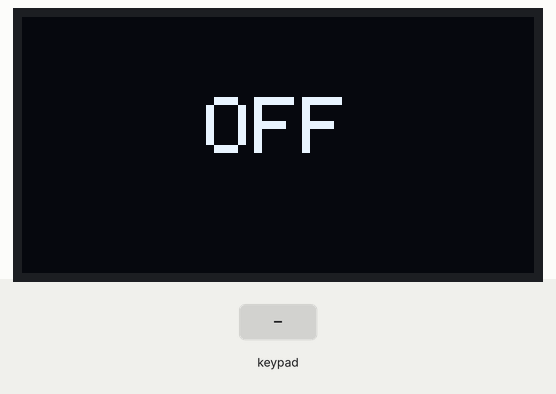
Bench run of a sketch on a simulated Arduino Uno, built with avr-gcc and run on an emulated ATmega328P. Parts: 128×64 one-colour display. The inputs (shaded band) are chosen by the test bench. What the sketch prints to the serial monitor is not drawn.

Above: at 1.2 s.
1.3 s: key 'P' pressed
At 2.5 s:
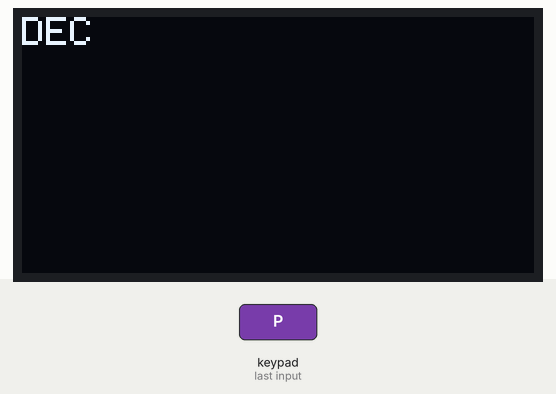
2.8 s: key 'X' pressed
At 3.9 s:
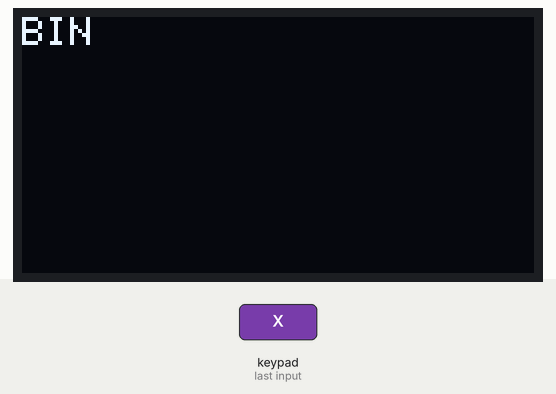
4.3 s: key 'O' pressed
At 4.9 s:
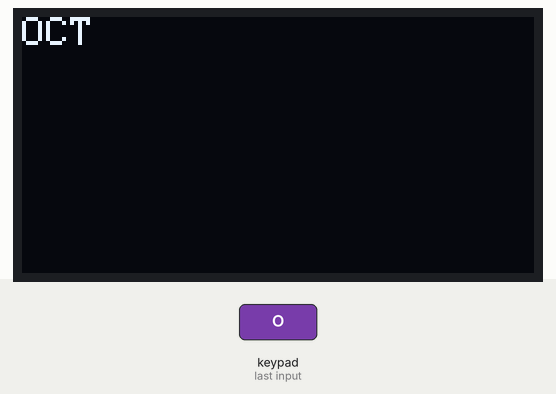
5.8 s: key 'H' pressed
At 6.2 s:
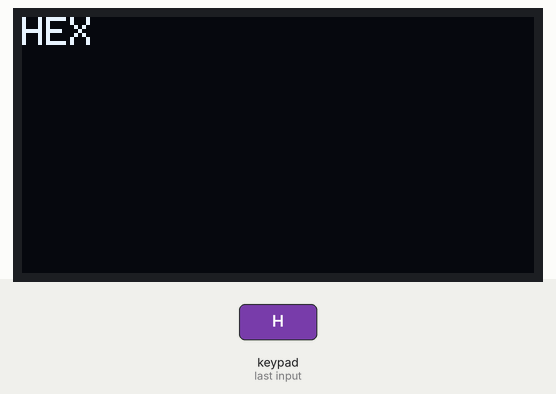
7.3 s: key 'A' pressed
At 8.4 s:
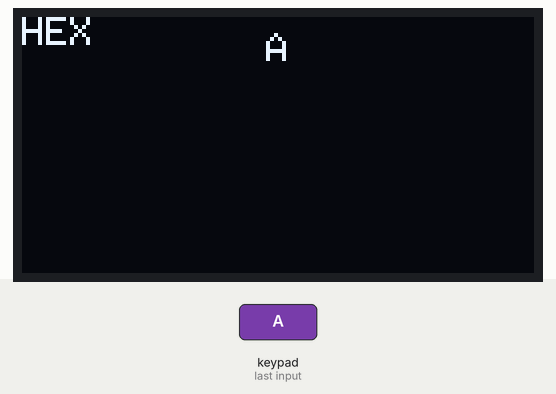
8.8 s: key 'B' pressed
At 9.8 s:
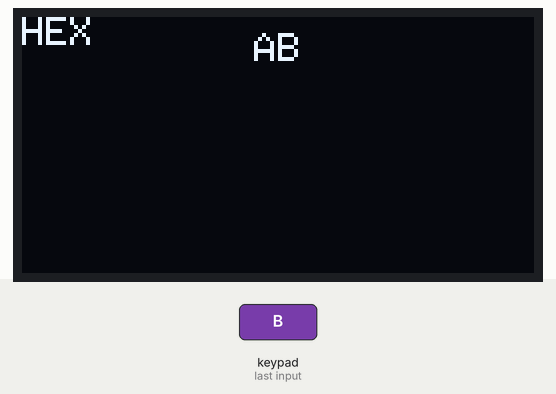
Timing chart, 0 to 11.3 s (numbered marks = the images above; inputs shaded):
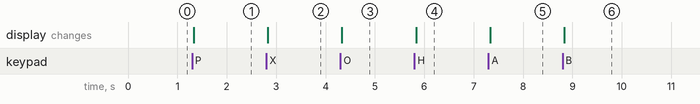

Measured:
- after the input at 1.3 s, the display: changes at once (image 1)
- after the input at 2.8 s, the display: changes at once (image 2)
- after the input at 4.3 s, the display: changes at once (image 3)
- after the input at 5.8 s, the display: changes at once (image 4)
- after the input at 7.3 s, the display: changes at once (image 5)
- after the input at 8.8 s, the display: changes at once (image 6)

The sketch:

basic_calc_bin_oct_hex.ino
```cpp
#include <Wire.h>
#include <Keypad.h>
#include <Adafruit_GFX.h>
#include <Adafruit_SSD1306.h>

// ---------------- OLED DISPLAY ----------------
#define SCREEN_WIDTH 128
#define SCREEN_HEIGHT 64
Adafruit_SSD1306 display(SCREEN_WIDTH, SCREEN_HEIGHT, &Wire);

// ---------------- 6x5 KEYPAD ----------------
const byte ROWS = 6;
const byte COLS = 5;

const char keys[ROWS][COLS] = {
  {'P', 'X', 'O', 'H', 'A'},   // X -> Binary mode
  {'(', ')', '%', 'L', 'B'},   // L -> Clear
  {'7', '8', '9', '+', 'C'},
  {'4', '5', '6', '-', 'D'},
  {'1', '2', '3', '*', 'E'},
  {'0', '.', '=', '/', 'F'}
};

byte rowPins[ROWS] = {2, 3, 4, 5, 6, 7};
byte colPins[COLS] = {8, 9, 10, 11, 12};

Keypad keypad = Keypad(makeKeymap(keys), rowPins, colPins, ROWS, COLS);

// ---------------- CONFIG ----------------
const uint8_t MAX_DIGITS = 13;
const uint8_t LINE_MARGIN = 10;
const uint8_t LINE_Y = 40;

// ---------------- CALCULATOR STATE ----------------
enum NumberMode { MODE_DEC, MODE_BIN, MODE_OCT, MODE_HEX };
NumberMode currentMode = MODE_DEC;

String input = "0";
String fistInput = "0";

double firstNumber = 0;
double secondNumber = 0;
double lastResult = 0;

char operation = '\0';
bool enteringSecondNumber = false;
bool resultDisplayed = false;
bool calculatorOn = false;

// ===============================================================
// ----------------------- MODE SWITCH ---------------------------
// ===============================================================
void toggleMode(NumberMode target) {
  if (currentMode == target) {
    currentMode = MODE_DEC;
  } else {
    currentMode = target;
  }

  input = "";
  enteringSecondNumber = false;
  operation = '\0';
  resultDisplayed = false;

  updateDisplay();
}

// ===============================================================
// ---------------------- CONVERSION HELPERS ---------------------
// ===============================================================
unsigned long parseInputNumber(String v) {
  switch (currentMode) {
    case MODE_DEC: return strtoul(v.c_str(), NULL, 10);
    case MODE_BIN: return strtoul(v.c_str(), NULL, 2);
    case MODE_OCT: return strtoul(v.c_str(), NULL, 8);
    case MODE_HEX: return strtoul(v.c_str(), NULL, 16);
  }
  return 0;
}

String toBaseString(unsigned long num) {
  switch (currentMode) {
    case MODE_DEC: return String(num, 10);
    case MODE_BIN: return String(num, 2);
    case MODE_OCT: return String(num, 8);
    case MODE_HEX: {
      String s = String(num, 16);
      s.toUpperCase();
      return s;
    }
  }
  return "";
}

// ===============================================================
// ---------------------- CALCULATION ----------------------------
// ===============================================================
double calculateResult() {
  switch (operation) {
    case '+': return firstNumber + secondNumber;
    case '-': return firstNumber - secondNumber;
    case '*': return firstNumber * secondNumber;
    case '/': return (secondNumber != 0) ? firstNumber / secondNumber : 0;
    default:  return firstNumber;
  }
}

// ===============================================================
// ------------------------ POWER OFF ----------------------------
// ===============================================================
void showPowerOff() {
  display.clearDisplay();
  display.setTextSize(2);
  display.setCursor(centerText("OFF", 2), 20);
  display.println("OFF");
  display.display();
}

// ===============================================================
// --------------------- FONT HELPERS ----------------------------
// ===============================================================
int getUnifiedFontSize(String a, String b) {
  int m = max(a.length(), b.length());
  // if (m <= 7) return 2;
  // if (m <= 10) return 1;
  return 1;
}

int centerText(String text, int size) {
  int16_t x, y;
  uint16_t w, h;
  display.setTextSize(size);
  display.getTextBounds(text, 0, 0, &x, &y, &w, &h);
  return (SCREEN_WIDTH - w) / 2;
}

// ===============================================================
// ----------------------- DISPLAY UPDATE ------------------------
// ===============================================================
void updateDisplay() {
  display.clearDisplay();

  // ---- Show MODE on top-left ----
  display.setTextSize(1);
  display.setCursor(0, 0);
  switch (currentMode) {
    case MODE_DEC: display.print("DEC"); break;
    case MODE_BIN: display.print("BIN"); break;
    case MODE_OCT: display.print("OCT"); break;
    case MODE_HEX: display.print("HEX"); break;
  }

  // ---------------------------
  // Montagem das 3 linhas
  // ---------------------------
  String topLine = "";
  String midLine = "";
  String resultLine = "";

  // Primeiro número (sempre aparece)
  topLine = fistInput;

  // Quando está digitando o primeiro número
  if (!enteringSecondNumber && !resultDisplayed)
    topLine = input;

  // Linha do operador + segundo número
  if (enteringSecondNumber) {
    midLine = String(operation);

    // Mostrar segundo número apenas se estiver sendo digitado
    if (input != "")
      midLine += " " + input;
  }

  // Resultado
  if (resultDisplayed)
    resultLine = toBaseString((unsigned long)lastResult);

  // ---------------------------
  // Desenho realmente na tela
  // ---------------------------
  int unifiedSize = 1;

  int yTop = 4;
  int yMiddle = 24;
  int yLine = 40;
  int yResult = 46;

  // Top line (first number)
  if (topLine != "") {
    display.setTextSize(unifiedSize);
    display.setCursor(centerText(topLine, unifiedSize), yTop);
    display.println(topLine);
  }

  // Middle line (operator + second number)
  if (midLine != "") {
    display.setTextSize(unifiedSize);
    display.setCursor(centerText(midLine, unifiedSize), yMiddle);
    display.println(midLine);
  }

  // Horizontal divider line (only when there's an operation)
  if (enteringSecondNumber || resultDisplayed) {
    int lineStartX = LINE_MARGIN;
    int lineEndX = SCREEN_WIDTH - LINE_MARGIN - 1;
    display.drawFastHLine(lineStartX, yLine, lineEndX - lineStartX + 1, SSD1306_WHITE);
  }

  // Result below the line
  if (resultLine != "") {
    int resultSize = getUnifiedFontSize(resultLine, "");
    display.setTextSize(resultSize);
    display.setCursor(centerText(resultLine, resultSize), yResult);
    display.println(resultLine);
  }

  display.display();
}

// ===============================================================
// ---------------------------- SETUP ----------------------------
// ===============================================================
void setup() {
  Serial.begin(9600);

  if (!display.begin(SSD1306_SWITCHCAPVCC, 0x3C)) {
    Serial.println("Display error");
    for (;;) ;
  }

  display.clearDisplay();
  display.setTextColor(SSD1306_WHITE);
  showPowerOff();
}

// ===============================================================
// ----------------------------- LOOP ----------------------------
// ===============================================================
void loop() {
  char key = keypad.getKey();
  if (!key) return;

  Serial.println(key);

  // ----- POWER BUTTON -----
  if (key == 'P') {
    calculatorOn = !calculatorOn;
    if (!calculatorOn) {
      showPowerOff();
    } else {
      input = "";
      firstNumber = 0;
      secondNumber = 0;
      lastResult = 0;
      operation = '\0';
      enteringSecondNumber = false;
      resultDisplayed = false;
      currentMode = MODE_DEC;
      updateDisplay();
    }
    delay(200);
    return;
  }

  if (!calculatorOn) return;

  // ----- MODE SWITCH -----
  if (key == 'X') { toggleMode(MODE_BIN); return; }
  if (key == 'O') { toggleMode(MODE_OCT); return; }
  if (key == 'H') { toggleMode(MODE_HEX); return; }

  // ----- CLEAR -----
  if (key == 'L') {
    input = "";
    firstNumber = 0;
    secondNumber = 0;
    lastResult = 0;
    enteringSecondNumber = false;
    resultDisplayed = false;
    operation = '\0';
    updateDisplay();
    return;
  }

  // ----- OPERATORS -----
  if (key=='+' || key=='-' || key=='*' || key=='/') {
    firstNumber = parseInputNumber(input);
    fistInput = String(toBaseString((unsigned long)firstNumber));
    operation = key;
    enteringSecondNumber = true;
    resultDisplayed = false;
    input = "";
    updateDisplay();
    return;
  }

  // ----- EQUALS -----
  if (key == '=') {
    if (operation != '\0' && enteringSecondNumber) {
      secondNumber = parseInputNumber(input);
      lastResult = calculateResult();
      resultDisplayed = true;
    }
    updateDisplay();
    return;
  }

  // ----- DIGITS (0–9, A–F) -----
  key = toupper(key);

  bool validDigit = false;

  if (currentMode == MODE_DEC) {
    validDigit = (key >= '0' && key <= '9');
  } else if (currentMode == MODE_BIN) {
    validDigit = (key == '0' || key == '1');
  } else if (currentMode == MODE_OCT) {
    validDigit = (key >= '0' && key <= '7');
  } else if (currentMode == MODE_HEX) {
    validDigit = ((key >= '0' && key <= '9') || (key >= 'A' && key <= 'F'));
  }

  if (!validDigit) return;

  if (resultDisplayed) {
    input = "";
    enteringSecondNumber = false;
    resultDisplayed = false;
    operation = '\0';
  }

  if (input.length() < MAX_DIGITS) {
    if (input == "") input = String(key);
    else input += key;
  }

  updateDisplay();
}
```
